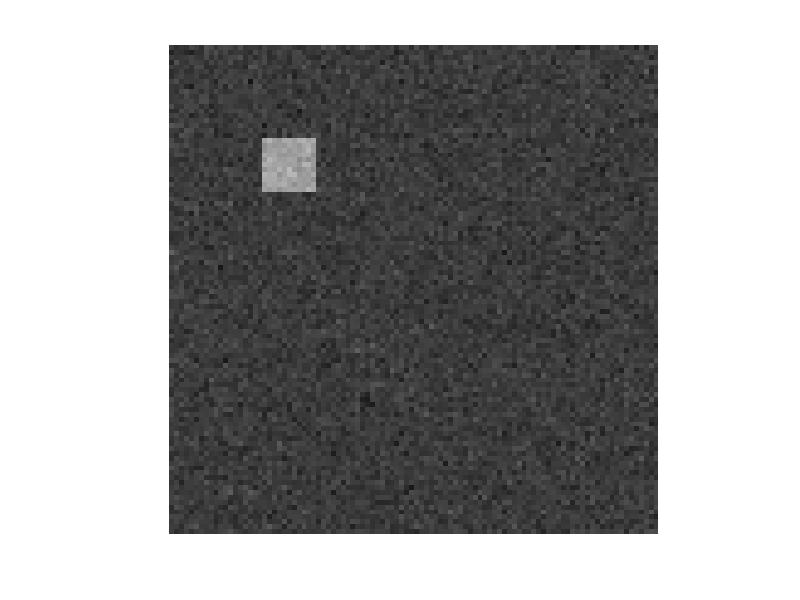

Reproduce this figure in MATLAB.
function Testpicture=CreateTestpicture(nrow,ncol,object_mu,object_rho,background_mu,background_rho)
    if nargin < 6
        nrow=100;
        ncol=100;
        object_mu=150;
        object_rho=10;
        background_mu=50;
        background_rho=10;
    end
    Testpicture=background_mu+background_rho+10*randn(nrow,ncol);
    Testpicture(round(2/10*nrow):round(3/10*nrow),round(2/10*ncol):round(3/10*ncol))=object_mu+object_rho+10*randn(length(round(2/10*nrow):round(3/10*nrow)),length(round(2/10*ncol):round(3/10*ncol)));
    Testpicture=uint8(Testpicture);
    imwrite(Testpicture,'my2.bmp')
    imshow(Testpicture)
